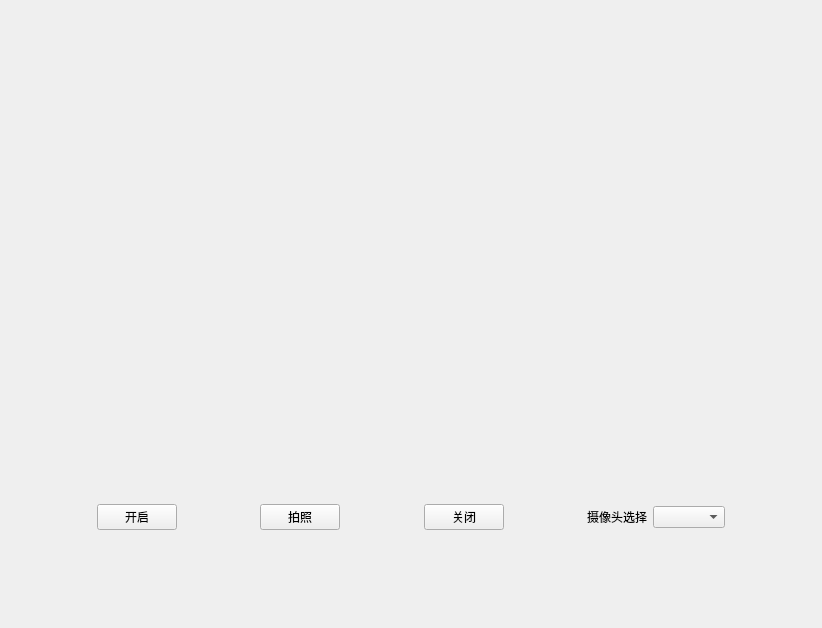
<?xml version="1.0" encoding="UTF-8"?>
<ui version="4.0">
 <class>Monitoring</class>
 <widget class="QWidget" name="Monitoring">
  <property name="geometry">
   <rect>
    <x>0</x>
    <y>0</y>
    <width>818</width>
    <height>624</height>
   </rect>
  </property>
  <property name="windowTitle">
   <string>Form</string>
  </property>
  <layout class="QVBoxLayout" name="verticalLayout">
   <item>
    <widget class="QWidget" name="cre_widget" native="true">
     <property name="minimumSize">
      <size>
       <width>800</width>
       <height>400</height>
      </size>
     </property>
     <property name="maximumSize">
      <size>
       <width>800</width>
       <height>400</height>
      </size>
     </property>
     <layout class="QHBoxLayout" name="horizontalLayout_2">
      <item>
       <widget class="QLabel" name="creamlabe">
        <property name="text">
         <string/>
        </property>
       </widget>
      </item>
      <item>
       <widget class="QLabel" name="off">
        <property name="text">
         <string/>
        </property>
       </widget>
      </item>
     </layout>
    </widget>
   </item>
   <item>
    <widget class="QWidget" name="widget_2" native="true">
     <property name="minimumSize">
      <size>
       <width>0</width>
       <height>200</height>
      </size>
     </property>
     <property name="maximumSize">
      <size>
       <width>16777215</width>
       <height>200</height>
      </size>
     </property>
     <layout class="QHBoxLayout" name="horizontalLayout">
      <item>
       <spacer name="horizontalSpacer">
        <property name="orientation">
         <enum>Qt::Horizontal</enum>
        </property>
        <property name="sizeHint" stdset="0">
         <size>
          <width>40</width>
          <height>20</height>
         </size>
        </property>
       </spacer>
      </item>
      <item>
       <widget class="QPushButton" name="btn_start">
        <property name="text">
         <string>开启</string>
        </property>
       </widget>
      </item>
      <item>
       <spacer name="horizontalSpacer_2">
        <property name="orientation">
         <enum>Qt::Horizontal</enum>
        </property>
        <property name="sizeHint" stdset="0">
         <size>
          <width>40</width>
          <height>20</height>
         </size>
        </property>
       </spacer>
      </item>
      <item>
       <widget class="QPushButton" name="btn_take">
        <property name="text">
         <string>拍照</string>
        </property>
       </widget>
      </item>
      <item>
       <spacer name="horizontalSpacer_5">
        <property name="orientation">
         <enum>Qt::Horizontal</enum>
        </property>
        <property name="sizeHint" stdset="0">
         <size>
          <width>40</width>
          <height>20</height>
         </size>
        </property>
       </spacer>
      </item>
      <item>
       <widget class="QPushButton" name="btn_close">
        <property name="text">
         <string>关闭</string>
        </property>
       </widget>
      </item>
      <item>
       <spacer name="horizontalSpacer_3">
        <property name="orientation">
         <enum>Qt::Horizontal</enum>
        </property>
        <property name="sizeHint" stdset="0">
         <size>
          <width>40</width>
          <height>20</height>
         </size>
        </property>
       </spacer>
      </item>
      <item>
       <widget class="QLabel" name="label_2">
        <property name="text">
         <string>摄像头选择</string>
        </property>
       </widget>
      </item>
      <item>
       <widget class="QComboBox" name="cream_list"/>
      </item>
      <item>
       <spacer name="horizontalSpacer_4">
        <property name="orientation">
         <enum>Qt::Horizontal</enum>
        </property>
        <property name="sizeHint" stdset="0">
         <size>
          <width>40</width>
          <height>20</height>
         </size>
        </property>
       </spacer>
      </item>
     </layout>
    </widget>
   </item>
  </layout>
 </widget>
 <resources/>
 <connections/>
</ui>
